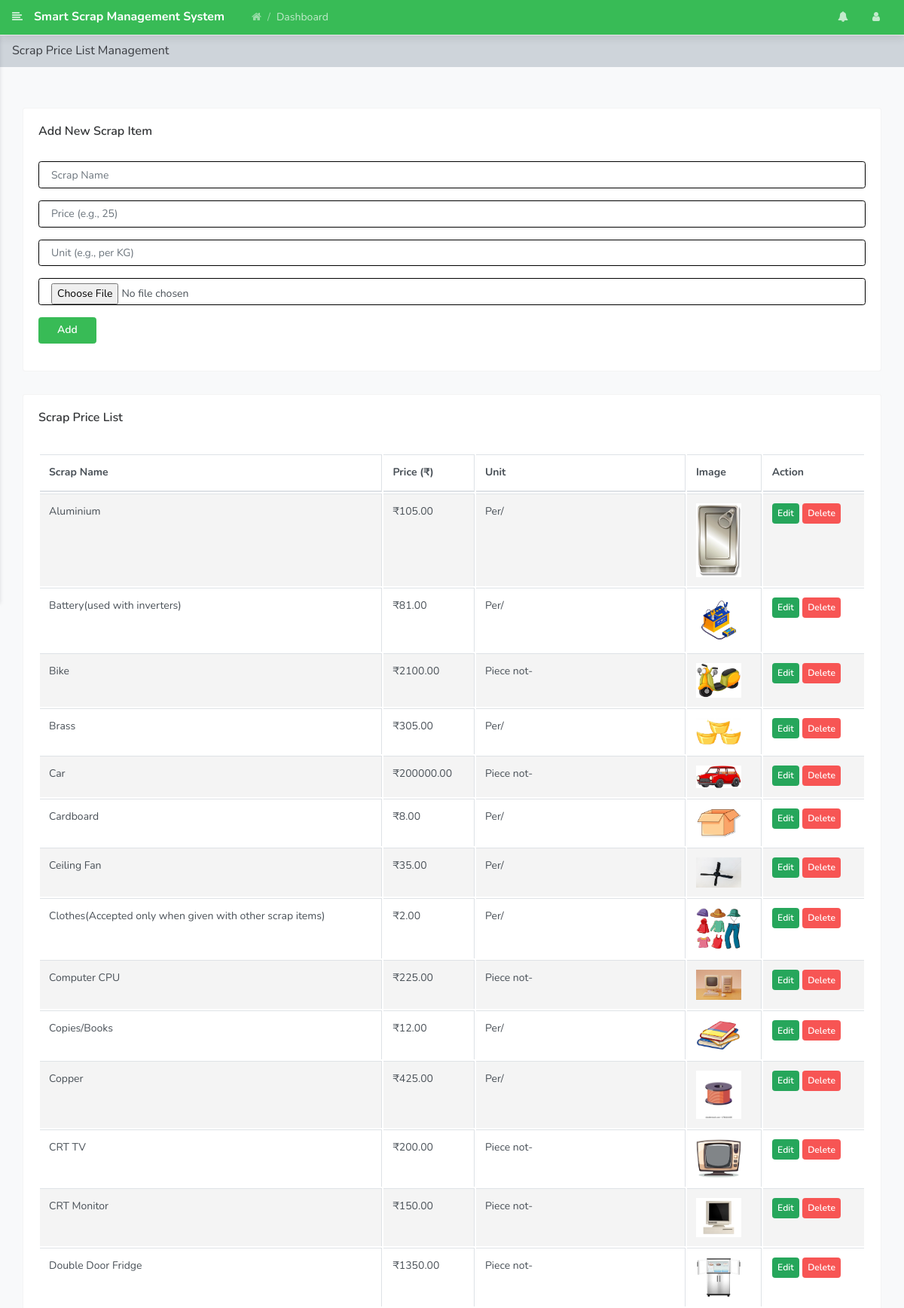
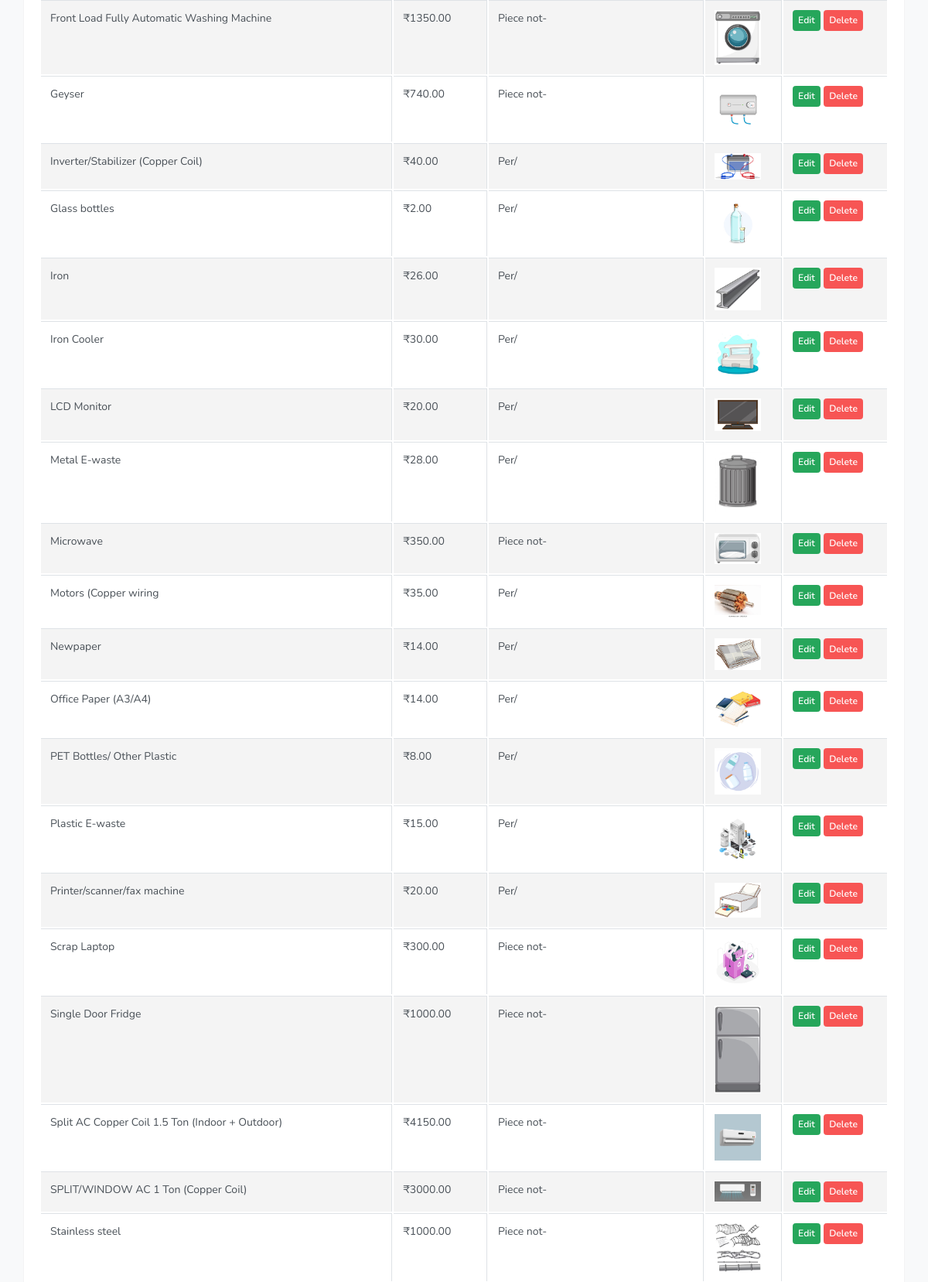
Screenshot of /admin/admin_price_list.php (signed in, upper part) with the database file from the repository (2 pictures, top to bottom).
### tables this page shows
CREATE TABLE `scrap_price_list` (
  `id` int(11) NOT NULL,
  `scrap_name` varchar(255) NOT NULL,
  `price` decimal(10,2) NOT NULL,
  `unit_type` varchar(50) NOT NULL,
  `image` varchar(255) NOT NULL
);

### admin/admin_price_list.php (the view, shortened to what this page needs)
<?php
include('includes/dbconnection.php');
$editData = null;
$stmt = $dbh->prepare("SELECT * FROM scrap_price_list");
$stmt->execute();
$result = $stmt->fetchAll(PDO::FETCH_ASSOC);
?>
<!doctype html>
<html lang="en">
<head>
    <link rel="stylesheet" href="../assets/vendor/themify-icons/themify-icons.css">
    <link rel="stylesheet" href="../assets/vendor/fontawesome/css/font-awesome.min.css">
    <link rel="stylesheet" href="../assets/vendor/jquery-datatable/dataTables.bootstrap4.min.css">
    <link rel="stylesheet" href="../assets/css/main.css">
</head>
<body class="theme-indigo">
    <?php include_once('includes/header.php'); ?>
    <div class="main_content" id="main-content">
        <div class="page">
            <nav class="navbar navbar-expand-lg navbar-light bg-light">
                <a class="navbar-brand" href="#">Scrap Price List Management</a>
            </nav>
            <div class="container-fluid">
                <div class="card mt-4">
                    <div class="header">
                        <h2><?= $editData ? 'Edit Scrap Item' : 'Add New Scrap Item' ?></h2>
                    </div>
                    <div class="body">
                        <form action="" method="POST" enctype="multipart/form-data">
                            <div class="form-group">
                                <input type="text" name="scrap_name" class="form-control" placeholder="Scrap Name" value="<?= $editData['scrap_name'] ?? '' ?>" required>
                            </div>
                            <div class="form-group">
                                <input type="text" name="price" class="form-control" placeholder="Price (e.g., 25)" value="<?= $editData['price'] ?? '' ?>" required>
                            </div>
                            <div class="form-group">
                                <input type="text" name="unit_type" class="form-control" placeholder="Unit (e.g., per KG)" value="<?= $editData['unit_type'] ?? '' ?>" required>
                            </div>
                            <div class="form-group">
                                <input type="file" name="image" class="form-control" accept="image/*">
                            </div>
                            <div class="form-group">
                                <?php if ($editData): ?>
                                    <button type="submit" name="update" class="btn btn-warning">Update</button>
                                    <a href="admin_price_list.php" class="btn btn-secondary">Cancel</a>
                                <?php else: ?>
                                    <button type="submit" name="add" class="btn btn-success">Add</button>
                                <?php endif; ?>
                            </div>
                        </form>
                    </div>
                </div>
                <div class="card">
                    <div class="header">
                        <h2>Scrap Price List</h2>
                    </div>
                    <div class="body">
                        <div class="table-responsive">
                            <table class="table table-bordered table-striped table-hover js-basic-example dataTable">
                                <thead>
                                    <tr>
                                        <th>Scrap Name</th>
                                        <th>Price (₹)</th>
                                        <th>Unit</th>
                                        <th>Image</th>
                                        <th>Action</th>
                                    </tr>
                                </thead>
                                <tbody>
                                <?php foreach ($result as $row): ?>
                                    <tr>
                                        <td><?= htmlspecialchars($row['scrap_name']) ?></td>
                                        <td>₹<?= htmlspecialchars($row['price']) ?></td>
                                        <td><?= htmlspecialchars($row['unit_type']) ?></td>
                                        <td>
                                            <?php if (!empty($row['image']) && file_exists("images/" . $row['image'])): ?>
                                                <img src="images/<?= htmlspecialchars($row['image']) ?>" width="60">
                                            <?php else: ?>
                                                No image
                                            <?php endif; ?>
                                        </td>
                                        <td>
                                            <a href="?edit=<?= $row['id'] ?>" class="btn btn-sm btn-primary">Edit</a>
                                            <a href="?delete=<?= $row['id'] ?>" class="btn btn-sm btn-danger" onclick="return confirm('Delete this item?')">Delete</a>
                                        </td>
                                    </tr>
                                <?php endforeach; ?>
                                </tbody>
                            </table>
                        </div>
                    </div>
                </div>
            </div>
        </div>
    </div>
</body>
</html>

### admin/includes/header.php (shortened to what this page needs)
<nav class="navbar custom-navbar navbar-expand-lg py-2 bg-success" >
    <div class="container-fluid px-0">
    <a href="javascript:void(0);" class="menu_toggle"><i class="fa fa-align-left"></i></a>
        <a href="dashboard.php" class="navbar-brand"><strong>Smart Scrap Management System</strong></a>
        <div id="navbar_main">
            <ul class="navbar-nav mr-auto hidden-xs">
                <li class="nav-item page-header">
                <ul class="breadcrumb" style="padding-left: 20px;">
                    <li class="breadcrumb-item"><a href="dashboard.php"><i class="fa fa-home"></i></a></li>
                    <li class="breadcrumb-item active">Dashboard</li>
                </ul>
                </li>
            </ul>
            <ul class="navbar-nav ml-auto">
                <li class="nav-item dropdown">
                    <a class="nav-link nav-link-icon" href="javascript:void(0);" id="navbar_1_dropdown_2" role="button" data-toggle="dropdown" aria-haspopup="true" aria-expanded="false"><i class="fa fa-bell"></i></a>
                </li>
                <li class="nav-item dropdown">
                    <a class="nav-link nav-link-icon" href="javascript:void(0);" id="navbar_1_dropdown_3" role="button" data-toggle="dropdown" aria-haspopup="true" aria-expanded="false"><i class="fa fa-user"></i></a>
                </li>
            </ul>
        </div>
    </div>
</nav>

### rows the page displays
scrap_price_list: scrap_name "Aluminium", price "105.00", unit_type "Per/", image (picture)
scrap_price_list: scrap_name "Battery(used with inverters)", price "81.00", unit_type "Per/", image (picture)
scrap_price_list: scrap_name "Bike", price "2100.00", unit_type "Piece not-", image (picture)
scrap_price_list: scrap_name "Brass", price "305.00", unit_type "Per/", image (picture)
scrap_price_list: scrap_name "Car", price "200000.00", unit_type "Piece not-", image (picture)
scrap_price_list: scrap_name "Cardboard", price "8.00", unit_type "Per/", image (picture)
scrap_price_list: scrap_name "Ceiling Fan", price "35.00", unit_type "Per/", image (picture)
scrap_price_list: scrap_name "Clothes(Accepted only when given with other scrap items)", price "2.00", unit_type "Per/", image (picture)
scrap_price_list: scrap_name "Computer CPU", price "225.00", unit_type "Piece not-", image (picture)
scrap_price_list: scrap_name "Copies/Books", price "12.00", unit_type "Per/", image (picture)
scrap_price_list: scrap_name "Copper", price "425.00", unit_type "Per/", image (picture)
scrap_price_list: scrap_name "CRT TV", price "200.00", unit_type "Piece not-", image (picture)
scrap_price_list: scrap_name "CRT Monitor", price "150.00", unit_type "Piece not-", image (picture)
scrap_price_list: scrap_name "Double Door Fridge", price "1350.00", unit_type "Piece not-", image (picture)
scrap_price_list: scrap_name "Front Load Fully Automatic Washing Machine", price "1350.00", unit_type "Piece not-", image (picture)
scrap_price_list: scrap_name "Geyser", price "740.00", unit_type "Piece not-", image (picture)
scrap_price_list: scrap_name "Inverter/Stabilizer (Copper Coil)", price "40.00", unit_type "Per/", image (picture)
scrap_price_list: scrap_name "Glass bottles", price "2.00", unit_type "Per/", image (picture)
scrap_price_list: scrap_name "Iron", price "26.00", unit_type "Per/", image (picture)
scrap_price_list: scrap_name "Iron Cooler", price "30.00", unit_type "Per/", image (picture)
scrap_price_list: scrap_name "LCD Monitor", price "20.00", unit_type "Per/", image (picture)
scrap_price_list: scrap_name "Metal E-waste", price "28.00", unit_type "Per/", image (picture)
scrap_price_list: scrap_name "Microwave", price "350.00", unit_type "Piece not-", image (picture)
scrap_price_list: scrap_name "Motors (Copper wiring", price "35.00", unit_type "Per/", image (picture)
scrap_price_list: scrap_name "Newpaper", price "14.00", unit_type "Per/", image (picture)
scrap_price_list: scrap_name "Office Paper (A3/A4)", price "14.00", unit_type "Per/", image (picture)
scrap_price_list: scrap_name "PET Bottles/ Other Plastic", price "8.00", unit_type "Per/", image (picture)
scrap_price_list: scrap_name "Plastic E-waste", price "15.00", unit_type "Per/", image (picture)
scrap_price_list: scrap_name "Printer/scanner/fax machine", price "20.00", unit_type "Per/", image (picture)
scrap_price_list: scrap_name "Scrap Laptop", price "300.00", unit_type "Piece not-", image (picture)
scrap_price_list: scrap_name "Single Door Fridge", price "1000.00", unit_type "Piece not-", image (picture)
scrap_price_list: scrap_name "Split AC Copper Coil 1.5 Ton (Indoor + Outdoor)", price "4150.00", unit_type "Piece not-", image (picture)
scrap_price_list: scrap_name "SPLIT/WINDOW AC 1 Ton (Copper Coil)", price "3000.00", unit_type "Piece not-", image (picture)
scrap_price_list: scrap_name "Stainless steel", price "1000.00", unit_type "Piece not-", image (picture)
